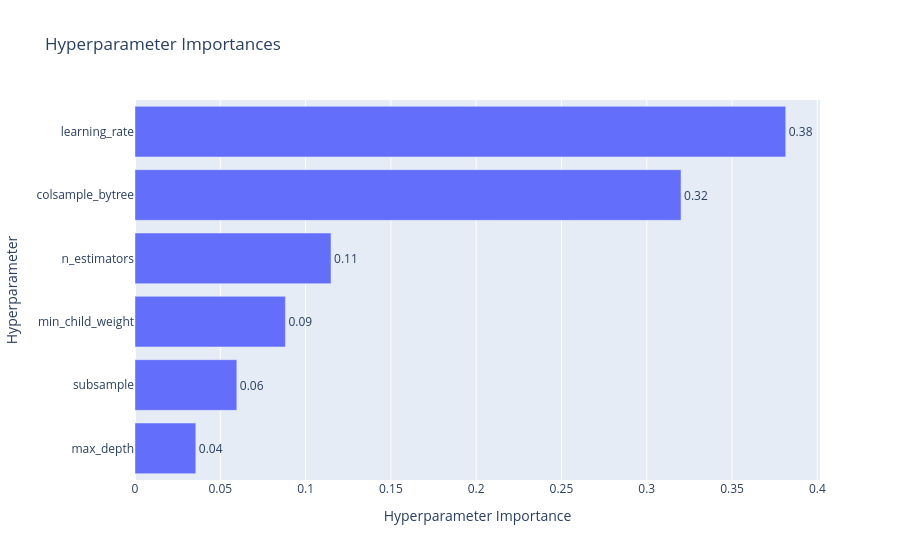

The notebook cell saved with this chart:
### Code cell
plot_param_importances(study_xgb)

### Figure 1 — Plotly figure (JSON) as saved in the notebook; plotly's stock layout.template omitted (floating-point values rounded to 4 significant figures)
{"data": [{"cliponaxis": false, "hovertemplate": ["max_depth (IntDistribution): 0.035656178705326204<extra></extra>", "subsample (FloatDistribution): 0.05968702708777537<extra></extra>", "min_child_weight (IntDistribution): 0.08816110326514741<extra></extra>", "n_estimators (IntDistribution): 0.1149111816241732<extra></extra>", "colsample_bytree (FloatDistribution): 0.3201013298789604<extra></extra>", "learning_rate (FloatDistribution): 0.3814831794386175<extra></extra>"], "name": "Objective Value", "orientation": "h", "text": ["0.04", "0.06", "0.09", "0.11", "0.32", "0.38"], "textposition": "outside", "type": "bar", "x": [0.03566, 0.05969, 0.08816, 0.1149, 0.3201, 0.3815], "y": ["max_depth", "subsample", "min_child_weight", "n_estimators", "colsample_bytree", "learning_rate"]}], "layout": {"title": {"text": "Hyperparameter Importances"}, "xaxis": {"title": {"text": "Hyperparameter Importance"}}, "yaxis": {"title": {"text": "Hyperparameter"}}}}
